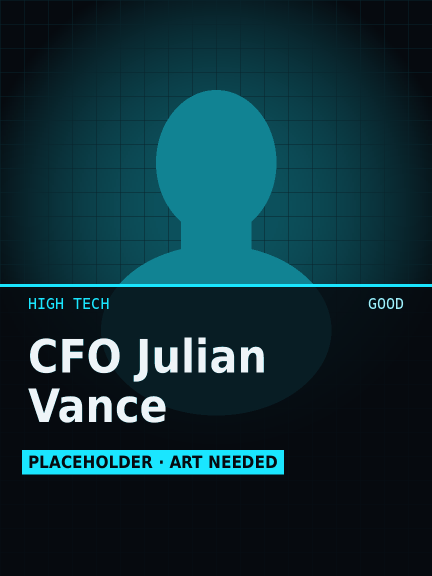
#> input picture prototype/test-game/content/dialog/portraits/cfo-julian-vance.png, 864 x 1152 px (shown at 1/2 size); its folder holds 3 pictures in this run
$ python compose_atlas.py ../content/dialog/portraits
#> lines starting #> are read from the running program, lines starting #| are printed output that depends on the picture
#!/usr/bin/env python3
"""
compose_atlas.py — compose a sprite atlas LOCALLY from individual frame PNGs.

Why: the MetaMax local bridge caps request bodies at ~2 MiB, so a finished atlas can't be pushed
through it — but individual FRAMES (tens of KB each) pass easily. Flow:

  1. MetaMax (web) writes frames through the bridge into  content/sprite-atlas/incoming/<sheet>/
  2. This script packs them:   python tools/compose_atlas.py <sheet>
  3. Output lands as           content/sprite-atlas/<sheet>.png + <sheet>.json
     (TexturePacker-style JSON — the exact format unitArt.js / Terrain Forge already load)

Usage, from prototype/test-game/:
  python tools/compose_atlas.py terrain-tiles                # incoming/terrain-tiles → terrain-tiles.png/.json
  python tools/compose_atlas.py terrain-tiles --pad 2        # padding px between frames (default 1)
  python tools/compose_atlas.py path/to/frames --name foo    # any input folder, explicit sheet name

Deterministic: frames packed tallest-first, name as tiebreak — same input, same atlas, clean diffs.
"""
import argparse
import json
import sys
from pathlib import Path

try:
    from PIL import Image
except ImportError:
    sys.exit('Pillow is required:  pip install Pillow')

MAX_W = 2048  # atlas width cap; shelves wrap under it


def pack(frames, pad):
    """Shelf-pack: sort tallest first (name tiebreak), fill rows up to MAX_W. Returns (places, W, H)."""
    order = sorted(frames, key=lambda f: (-f[1].height, f[0]))
    places, x, y, row_h, atlas_w = [], pad, pad, 0, 0
    for name, im in order:
        w, h = im.width, im.height
        if x + w + pad > MAX_W and x > pad:          # wrap to a new shelf
            x, y, row_h = pad, y + row_h + pad, 0
        places.append((name, im, x, y))
        x += w + pad
        row_h = max(row_h, h)
        atlas_w = max(atlas_w, x)
    return places, atlas_w, y + row_h + pad


def main():
    ap = argparse.ArgumentParser()
    ap.add_argument('sheet', help='sheet name under content/sprite-atlas/incoming/, or any folder path')
    ap.add_argument('--name', help='output sheet name (default: the input folder name)')
    ap.add_argument('--pad', type=int, default=1, help='padding px between frames (default 1)')
    args = ap.parse_args()

    root = Path(__file__).resolve().parents[1]        # prototype/test-game/
    src = Path(args.sheet)
    if not src.is_dir():
        src = root / 'content' / 'sprite-atlas' / 'incoming' / args.sheet
    if not src.is_dir():
        sys.exit(f'no such frame folder: {src}')
    name = args.name or src.name
    out_dir = root / 'content' / 'sprite-atlas'

    pngs = sorted(src.glob('*.png'))
    if not pngs:
        sys.exit(f'no .png frames in {src}')
    frames = [(p.name, Image.open(p).convert('RGBA')) for p in pngs]
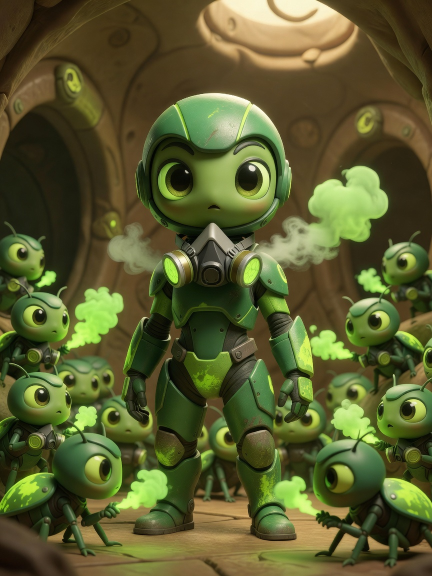
#> input picture prototype/test-game/content/dialog/portraits/delegate-fenn.png, 864 x 1152 px (shown at 1/2 size)
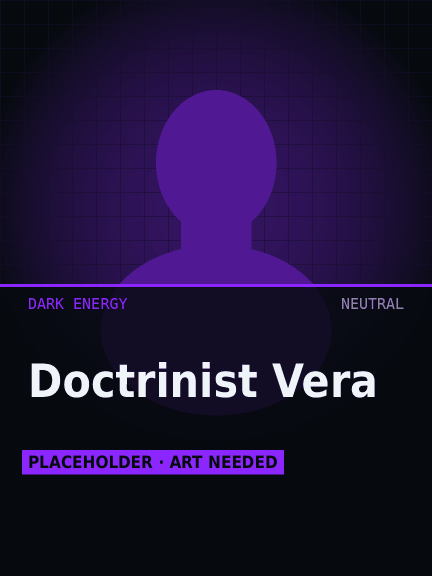
#> input picture prototype/test-game/content/dialog/portraits/doctrinist-vera.png, 864 x 1152 px (shown at 1/2 size)
#> frames = 3 items

    places, W, H = pack(frames, args.pad)
#> the loop in pack, `for name, im in order:` made 3 passes
#> (name, x, y, atlas_w) on pass 3: ('doctrinist-vera.png', 866, 1154, 1731)
#> (name, x, atlas_w) on passes 1 to 2: ('cfo-julian-vance.png', 866, 866), ('delegate-fenn.png', 1731, 1731)
#> after the loop in pack, `for name, im in order:`: row_h = 1152; x = 866; y = 1154
#> places = 3 items; W = 1731; H = 2307
    atlas = Image.new('RGBA', (W, H), (0, 0, 0, 0))
#> atlas: PIL image 1731x2307 RGBA; every value is 0
    entries = {}
    for fname, im, x, y in places:
        atlas.paste(im, (x, y))
        entries[fname] = {
            'frame': {'x': x, 'y': y, 'w': im.width, 'h': im.height},
            'rotated': False, 'trimmed': False,
            'spriteSourceSize': {'x': 0, 'y': 0, 'w': im.width, 'h': im.height},
            'sourceSize': {'w': im.width, 'h': im.height},
        }
#> this loop made 3 passes
#> (fname, x, y) on passes 1 to 3: ('cfo-julian-vance.png', 1, 1), ('delegate-fenn.png', 866, 1), ('doctrinist-vera.png', 1, 1154)
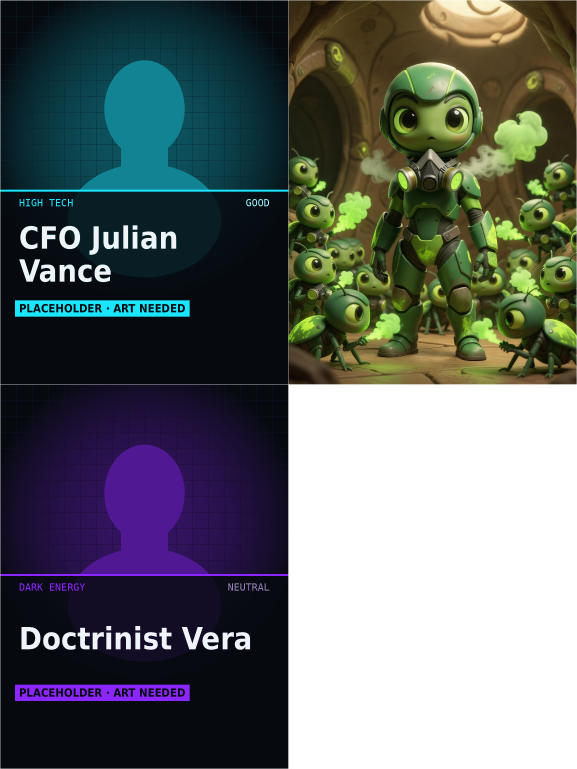
#> atlas: PIL image 1731x2307 RGBA (shown at 1/3 size); mean R, G, B, A 33.4, 39.4, 39.2, 190.7; transparent parts drawn white
#> after the loop, entries = 3 items

    atlas.save(out_dir / f'{name}.png', optimize=True)
    doc = {'frames': entries,
           'meta': {'app': 'compose_atlas.py', 'image': f'{name}.png',
                    'size': {'w': W, 'h': H}, 'scale': '1'}}
    (out_dir / f'{name}.json').write_text(json.dumps(doc, indent=1), encoding='utf-8')
#> (the run stopped early here; a loop or call above may not have finished)
